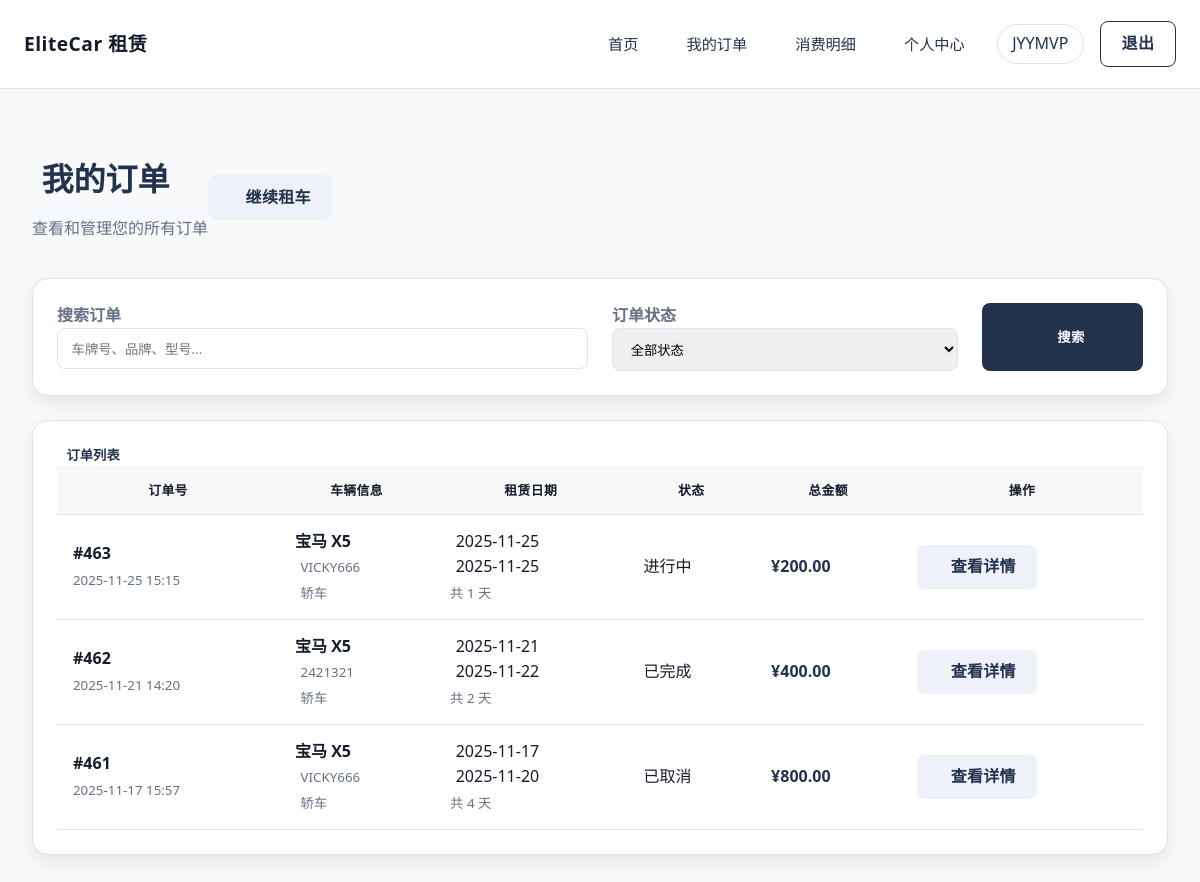
Page /accounts/orders/ (signed in) on the committed database.
### rentals/models.py (models this page shows, shortened)
class Rental(models.Model):
    RENTAL_STATUS_CHOICES = [
        ('PENDING', '预订中'),
        ('ONGOING', '进行中'),
        ('COMPLETED', '已完成'),
        ('CANCELLED', '已取消'),
    ]
    SETTLEMENT_STATUS_CHOICES = [
        ('UNSETTLED', '未结算'),
        ('PARTIAL', '部分结算'),
        ('SETTLED', '已结算'),
    ]
    customer = models.ForeignKey(
        Customer,
        on_delete=models.CASCADE,
        related_name='rentals',
        verbose_name='客户'
    )
    vehicle = models.ForeignKey(
        Vehicle,
        on_delete=models.CASCADE,
        related_name='rentals',
        verbose_name='车辆'
    )
    start_date = models.DateField(
        '租赁开始日期',
        help_text='租赁开始日期'
    )
    end_date = models.DateField(
        '租赁结束日期',
        help_text='租赁结束日期'
    )
    actual_return_date = models.DateField(
        '实际还车日期',
        blank=True,
        null=True,
        help_text='实际还车日期'
    )
    total_amount = models.DecimalField(
        '总金额',
        max_digits=10,
        decimal_places=2,
        validators=[MinValueValidator(Decimal('0.01'))],
        help_text='租赁总费用'
    )
    deposit = models.DecimalField(
        '押金',
        max_digits=10,
        decimal_places=2,
        default=Decimal('0.00'),
        validators=[MinValueValidator(Decimal('0.00'))],
        help_text='租赁押金金额'
    )
    pickup_location = models.CharField(
        '取车地点',
        max_length=200,
        default='门店',
        help_text='取车地点'
    )
    return_location = models.CharField(
        '还车地点',
        max_length=200,
        blank=True,
        null=True,
        help_text='还车地点（异地还车时填写）'
    )
    is_cross_location_return = models.BooleanField(
        '是否异地还车',
        default=False,
        help_text='是否异地还车'
    )
    cross_location_fee = models.DecimalField(
        '异地还车费用',
        max_digits=10,
        decimal_places=2,
        default=Decimal('0.00'),
        validators=[MinValueValidator(Decimal('0.00'))],
        help_text='异地还车产生的额外费用'
    )
    status = models.CharField(
        '订单状态',
        max_length=20,
        choices=RENTAL_STATUS_CHOICES,
        default='PENDING',
        help_text='当前订单状态'
    )
    notes = models.TextField(
        '备注',
        blank=True,
        null=True,
        help_text='订单备注信息'
    )
    created_at = models.DateTimeField(
        '创建时间',
        auto_now_add=True
    )
    updated_at = models.DateTimeField(
        '更新时间',
        auto_now=True
    )
    settlement_status = models.CharField(
        '结算状态',
        max_length=20,
        choices=SETTLEMENT_STATUS_CHOICES,
        default='UNSETTLED',
        help_text='订单费用结算状态'
    )
    settled_at = models.DateTimeField(
        '结算时间',
        blank=True,
        null=True,
        help_text='订单完成并结算的时间'
    )
    amount_paid = models.DecimalField(
        '累计支付金额',
        max_digits=10,
        decimal_places=2,
        default=Decimal('0.00'),
        help_text='用户累计支付金额（不含退款）'
    )
    amount_refunded = models.DecimalField(
        '累计退款金额',
        max_digits=10,
        decimal_places=2,
        default=Decimal('0.00'),
        help_text='系统累计退款金额'
    )
    class Meta:
        db_table = 'rentals'
        verbose_name = '租赁订单'
        verbose_name_plural = '租赁订单'
        ordering = ['-created_at']
        indexes = [
            models.Index(fields=['start_date']),
            models.Index(fields=['end_date']),
            models.Index(fields=['status']),
            models.Index(fields=['customer', 'status']),
            models.Index(fields=['vehicle', 'status']),
        ]
    @property
    def rental_days(self):
        if self.start_date and self.end_date:
            return (self.end_date - self.start_date).days + 1
        return 0

### vehicles/models.py (models this page shows, shortened)
class Vehicle(models.Model):
    VEHICLE_STATUS_CHOICES = [
        ('AVAILABLE', '可用'),
        ('RENTED', '已租'),
        ('MAINTENANCE', '维修中'),
    ]
    license_plate = models.CharField(
        '车牌号',
        max_length=20,
        unique=True,
        help_text='车辆唯一标识'
    )
    brand = models.CharField(
        '品牌',
        max_length=50,
        help_text='汽车品牌'
    )
    model = models.CharField(
        '型号',
        max_length=50,
        help_text='汽车型号'
    )
    vehicle_type = models.CharField(
        '车辆类型',
        max_length=20,
        help_text='如：轿车、SUV、MPV等'
    )
    color = models.CharField(
        '颜色',
        max_length=20,
        help_text='车身颜色'
    )
    seats = models.PositiveIntegerField(
        '座位数',
        default=5,
        validators=[MinValueValidator(2)],
        help_text='车辆座位数（2-50座）'
    )
    daily_rate = models.DecimalField(
        '日租金',
        max_digits=10,
        decimal_places=2,
        validators=[MinValueValidator(Decimal('0.01'))],
        help_text='每日租金价格'
    )
    status = models.CharField(
        '车辆状态',
        max_length=20,
        choices=VEHICLE_STATUS_CHOICES,
        default='AVAILABLE',
        help_text='当前车辆状态'
    )
    created_at = models.DateTimeField(
        '创建时间',
        auto_now_add=True
    )
    updated_at = models.DateTimeField(
        '更新时间',
        auto_now=True
    )
    class Meta:
        db_table = 'vehicles'
        verbose_name = '车辆'
        verbose_name_plural = '车辆'
        ordering = ['-created_at']
        indexes = [
            models.Index(fields=['license_plate']),
            models.Index(fields=['status']),
            models.Index(fields=['brand', 'model']),
            models.Index(fields=['seats']),  # 为座位数添加索引，优化搜索性能
        ]

### accounts/views.py (the view)
# urls.py: path('orders/', views.my_orders_view, name='my_orders'),
@login_required
def my_orders_view(request):
    customer = get_customer_for_user(request.user)
    if not customer:
        messages.info(request, '您还没有客户信息，请先完善客户信息才能租车。')
        return redirect('accounts:customer_info')
    rentals = Rental.objects.filter(customer=customer).select_related(
        'vehicle'
    ).order_by('-created_at')
    status_filter = request.GET.get('status', '')
    search_query = request.GET.get('q', '')
    if status_filter:
        rentals = rentals.filter(status=status_filter)
    if search_query:
        rentals = rentals.filter(
            Q(vehicle__license_plate__icontains=search_query) |
            Q(vehicle__brand__icontains=search_query) |
            Q(vehicle__model__icontains=search_query)
        )
    paginator = Paginator(rentals, 15)
    page_number = request.GET.get('page', 1)
    rentals_page = paginator.get_page(page_number)
    context = {
        'rentals': rentals_page,
        'status_filter': status_filter,
        'search_query': search_query,
    }
    return render(request, 'accounts/my_orders.html', context)

### templates/accounts/my_orders.html (shortened to what this page needs)
{% extends "base_user.html" %}
{% load static %}
{% block content %}
<div class="profile-fullscreen">
    <div class="d-flex justify-content-between align-items-center mb-4">
        <div>
            <h1 class="mb-1">
                我的订单
            </h1>
            <p class="text-muted mb-0">查看和管理您的所有订单</p>
        </div>
        <a href="{% url 'accounts:home' %}" class="btn btn-outline-primary">
            继续租车
        </a>
    </div>
    <div class="card shadow mb-4">
        <div class="card-body">
            <form method="get" action="{% url 'accounts:my_orders' %}" class="row g-3">
                <div class="col-md-6">
                    <label class="form-label">搜索订单</label>
                    <input type="text" name="q" class="form-control"
                           placeholder="车牌号、品牌、型号..."
                           value="{{ search_query }}">
                </div>
                <div class="col-md-4">
                    <label class="form-label">订单状态</label>
                    <select name="status" class="form-select">
                        <option value="">全部状态</option>
                    </select>
                </div>
                <div class="col-md-2 d-flex align-items-end">
                    <button type="submit" class="btn btn-primary w-100">
                        搜索
                    </button>
                </div>
            </form>
        </div>
    </div>
    <div class="card shadow">
        <div class="card-header bg-info text-white">
            <h5 class="mb-0">
                订单列表
            </h5>
        </div>
        <div class="card-body p-0">
            {% if rentals %}
                <div class="table-responsive">
                    <table class="table table-hover mb-0">
                        <thead class="table-light">
                            <tr>
                                <th>订单号</th>
                                <th>车辆信息</th>
                                <th>租赁日期</th>
                                <th>状态</th>
                                <th>总金额</th>
                                <th>操作</th>
                            </tr>
                        </thead>
                        <tbody>
                            {% for rental in rentals %}
                            <tr>
                                <td>
                                    <strong>#{{ rental.id }}</strong>
                                    <br>
                                    <small class="text-muted">{{ rental.created_at|date:"Y-m-d H:i" }}</small>
                                </td>
                                <td>
                                    <strong>{{ rental.vehicle.brand }} {{ rental.vehicle.model }}</strong>
                                    <br>
                                    <small class="text-muted">
                                        {{ rental.vehicle.license_plate }}
                                    </small>
                                    <br>
                                    <small class="text-muted">
                                        {{ rental.vehicle.vehicle_type }}
                                    </small>
                                </td>
                                <td>
                                    <div>
                                        {{ rental.start_date|date:"Y-m-d" }}
                                    </div>
                                    <div>
                                        {{ rental.end_date|date:"Y-m-d" }}
                                    </div>
                                    <small class="text-muted">共 {{ rental.rental_days }} 天</small>
                                </td>
                                <td>
                                    {% if rental.status == 'PENDING' %}
                                        <span class="badge bg-warning text-dark">预订中</span>
                                    {% elif rental.status == 'ONGOING' %}
                                        <span class="badge bg-info">进行中</span>
                                    {% elif rental.status == 'COMPLETED' %}
                                        <span class="badge bg-success">已完成</span>
                                    {% elif rental.status == 'CANCELLED' %}
                                        <span class="badge bg-secondary">已取消</span>
                                    {% endif %}
                                </td>
                                <td>
                                    <strong class="text-primary">¥{{ rental.total_amount|floatformat:2 }}</strong>
                                </td>
                                <td>
                                    <div class="btn-group-vertical btn-group-sm" role="group">
                                        <a href="{% url 'accounts:order_detail' rental.pk %}"
                                           class="btn btn-outline-primary">
                                            查看详情
                                        </a>
                                    </div>
                                </td>
                            </tr>
                            {% endfor %}
                        </tbody>
                    </table>
                </div>
            {% endif %}
        </div>
    </div>
</div>
{% endblock %}

### templates/base_user.html (shortened to what this page needs)
{% load static %}
<!DOCTYPE html>
<html lang="zh-CN">
<head>
    <link href="{% static 'css/style.css' %}" rel="stylesheet">
</head>
<body>
    <div class="main-content" style="margin-left:0;">
        <nav class="navbar business-nav">
            <a class="nav-brand" href="{% url 'accounts:home' %}">
                EliteCar 租赁
                </a>
            <div class="nav-links">
                <a class="nav-link" href="{% url 'accounts:home' %}">首页</a>
                    {% if user.is_authenticated %}
                    <a class="nav-link" href="{% url 'accounts:my_orders' %}">我的订单</a>
                    <a class="nav-link" href="{% url 'accounts:consumption_report' %}">消费明细</a>
                    <a class="nav-link" href="{% url 'accounts:profile' %}">个人中心</a>
                    <span class="user-chip">{{ user.username }}</span>
                    <a class="btn btn-outline-secondary" href="{% url 'accounts:logout' %}">退出</a>
                    {% else %}
                    <a class="btn btn-outline-secondary" href="{% url 'accounts:login' %}">登录</a>
                    <a class="btn btn-accent" href="{% url 'accounts:register' %}">注册</a>
                    {% endif %}
            </div>
        </nav>
        <div class="page-content-wrapper">
            <div class="container-fluid px-0">
                {% block content %}{% endblock %}
            </div>
        </div>
    </div>
</body>
</html>

### rows in the picture
Rental: id "463", created_at "2025-11-25 15:15", vehicle.brand "宝马", vehicle.model "X5", vehicle.license_plate "VICKY666", vehicle.vehicle_type "轿车", start_date "2025-11-25", end_date "2025-11-25", rental_days "1", status "进行中", total_amount "200.00"
Rental: id "462", created_at "2025-11-21 14:20", vehicle.brand "宝马", vehicle.model "X5", vehicle.license_plate "2421321", vehicle.vehicle_type "轿车", start_date "2025-11-21", end_date "2025-11-22", rental_days "2", status "已完成", total_amount "400.00"
Rental: id "461", created_at "2025-11-17 15:57", vehicle.brand "宝马", vehicle.model "X5", vehicle.license_plate "VICKY666", vehicle.vehicle_type "轿车", start_date "2025-11-17", end_date "2025-11-20", rental_days "4", status "已取消", total_amount "800.00"

### other values in the picture
{{ user.username }} "JYYMVP"
